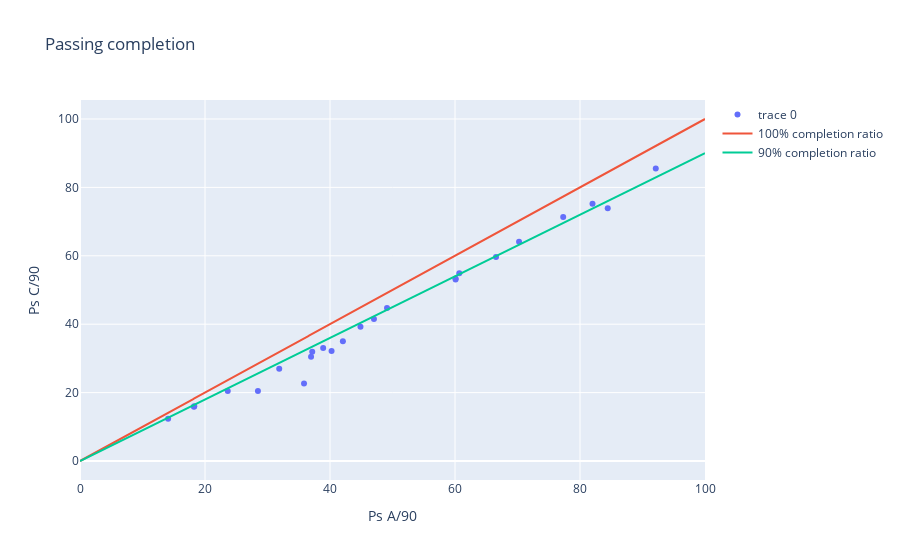

Notebook source saved alongside this figure:
### Code cell
def scatter_intplot(df,kpi_x,kpi_y,tg_ratio):
    """
    This function actually produces the interactive plots, based on two KPIs to compare and a target completion ratio.
    """
    fig = go.Figure()
    fig.add_trace(go.Scatter(
        # KPIs
        x=df[kpi_x], y=df[kpi_y],
        mode='markers',
        # label the text boxes with useful info as Name, Position, Club, Division, Apps, Starts
        text=df['Name']
    ))
    # Add 100% and target completion ratios
    cp = np.linspace(0,100,1000)
    fig.add_trace(go.Scatter(
        x=cp, y=cp,
        name="100% completion ratio"
    ))
    fig.add_trace(go.Scatter(
        x=cp, y=tg_ratio*cp,
        name=str(int(tg_ratio*100)) + "% completion ratio"
    ))
    fig.update_layout(title='Passing completion',
                     xaxis_title=kpi_x, yaxis_title=kpi_y)
    fig.show()

scatter_intplot(testdf,'Ps A/90','Ps C/90',0.9)

### Figure 1 — Plotly figure (JSON) as saved in the notebook; plotly's stock layout.template omitted (floating-point values rounded to 4 significant figures; data arrays with more than 128 entries replaced by an {"elided": "..."} marker saying what was removed)
{"data": [{"mode": "markers", "text": ["Riccardo Galli", "Stefano Minelli", "Daniele Capelli", "Carlo Pelagatti", "Matteo Lovato", "NicolÃ² Cherubin", "Ivan Rondanini", "Manuel Daffara", "NicolÃ² Fazzi", "JoÃ«l Baraye", "Manuel Nicoletti", "Ronaldo", "Davide Buglio", "Christian Oliva", "Umberto Germano", "Riccardo Serena", "Davide Marcandella", "DenÃlson", "TÃ²fol Montiel", "Claudio Santini", "Massimiliano Pesenti", "Benjamin Mokulu", "Cristian Bunino", "Edoardo Soleri"], "type": "scatter", "x": [35.84, 28.47, 49.12, 47.03, 40.25, 44.88, 66.56, 77.31, 42.06, 60.09, 70.25, 84.44, 82, 60.69, 92.12, 60.09, 31.88, 36.97, 38.91, 37.16, 18.23, 18.28, 23.64, 14.1], "y": [22.67, 20.47, 44.72, 41.53, 32.16, 39.28, 59.66, 71.38, 35, 53.38, 64.12, 73.88, 75.25, 54.88, 85.56, 53.09, 26.95, 30.47, 33.06, 31.95, 15.83, 15.99, 20.48, 12.33]}, {"name": "100% completion ratio", "type": "scatter", "x": {"elided": "1000 float values"}, "y": {"elided": "1000 float values"}}, {"name": "90% completion ratio", "type": "scatter", "x": {"elided": "1000 float values"}, "y": {"elided": "1000 float values"}}], "layout": {"title": {"text": "Passing completion"}, "xaxis": {"title": {"text": "Ps A/90"}}, "yaxis": {"title": {"text": "Ps C/90"}}}}
